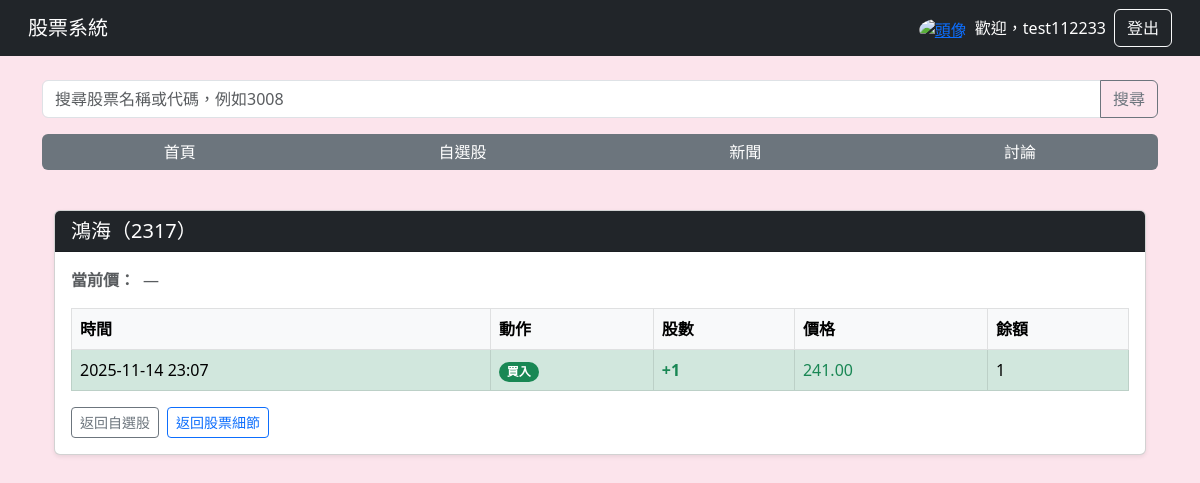
The app's page /watchlist/2317/history/ (signed in), older data.
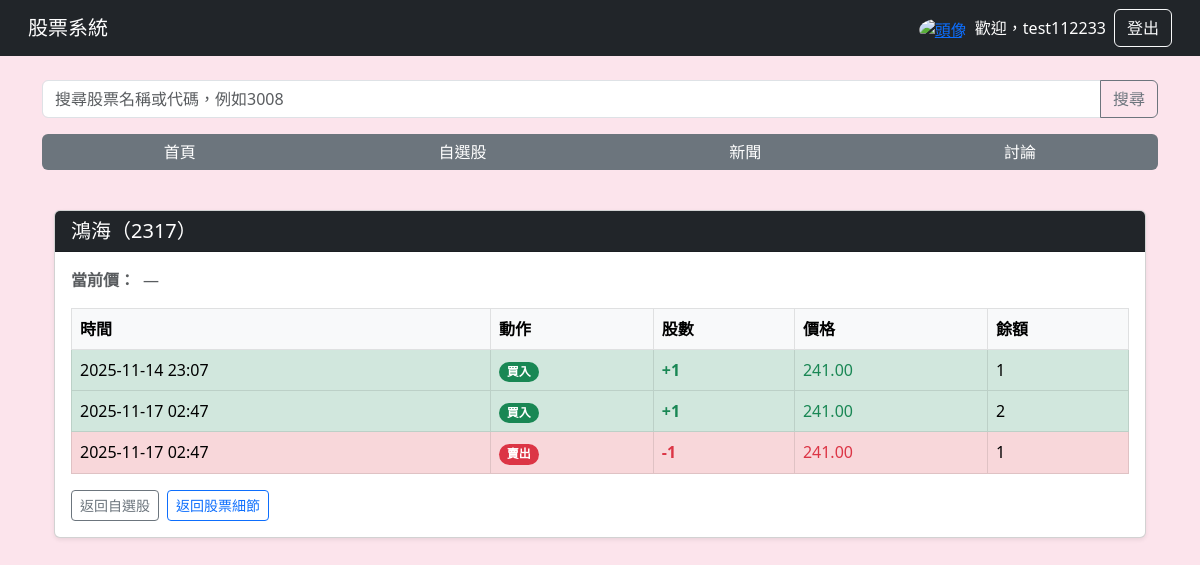
The same page, newer data.
### main/models.py (models this page shows, shortened)
class StockSnapshot(models.Model):
    code = models.CharField(max_length=10, db_index=True)
    name = models.CharField(max_length=50, null=True, blank=True)
    price = models.DecimalField(max_digits=12, decimal_places=2, null=True, blank=True)
    shares = models.BigIntegerField(null=True, blank=True)
    market_cap = models.DecimalField(max_digits=20, decimal_places=2, null=True, blank=True)
    pe = models.DecimalField(max_digits=10, decimal_places=2, null=True, blank=True)
    dividend_yield = models.DecimalField(max_digits=6, decimal_places=2, null=True, blank=True)
    created_at = models.DateTimeField(auto_now_add=True)

class BuyRecord(models.Model):
    user = models.ForeignKey(User, on_delete=models.CASCADE)
    stock_code = models.CharField(max_length=10, null=True, blank=True)
    quantity = models.IntegerField()
    price = models.DecimalField(max_digits=10, decimal_places=2)
    created_at = models.DateTimeField(auto_now_add=True)
    class Meta:
        constraints = [
            models.CheckConstraint(
                check=~Q(quantity=0), name="buyrecord_quantity_nonzero"
            ),
        ]

### main/views.py (the view, shortened to what this page needs)
# urls.py: path("watchlist/<str:stock_code>/history/", views.trade_history, name="trade_history"),
@login_required
def trade_history(request, stock_code):
    user = request.user
    code = str(stock_code)
    records_qs = (BuyRecord.objects
                  .filter(user=user, stock_code=code)
                  .order_by("created_at"))
    running_qty = 0
    records = []
    for r in records_qs:
        action = "BUY" if r.quantity >= 0 else "SELL"
        running_qty += r.quantity
        records.append({
            "created_at": r.created_at,
            "action": action,
            "quantity": abs(r.quantity),
            "price": r.price,
            "balance": running_qty
        })
    try:
        current_price = get_current_price_now(code)
    except Exception:
        current_price = None
    snap = (StockSnapshot.objects
            .filter(code=code)
            .order_by("-created_at")
            .first())
    stock_name = snap.name if snap and snap.name else code
    return render(request, "trade_history.html", {
        "stock_code": code,
        "stock_name": stock_name,
        "records": records,
        "current_price": current_price
    })

### templates/trade_history.html (shortened to what this page needs)
{% extends "base.html" %}
{% block content %}
<div class="container mt-3">
  <div class="card shadow-sm">
    <div class="card-header bg-dark text-white">
      <h5 class="mb-0">{{ stock_name }}（{{ stock_code }}）</h5>
    </div>
    <div class="card-body p-3">
      <div class="d-flex align-items-baseline mb-3">
        <span class="fw-semibold text-muted me-2">當前價：</span>
        {% if current_price %}
          <span class="fs-5 fw-bold text-dark">{{ current_price }}</span><span class="ms-1">元</span>
        {% else %}
          <span class="text-muted">—</span>
        {% endif %}
      </div>
      <table class="table table-bordered mb-0">
        <thead class="table-light">
          <tr><th>時間</th><th>動作</th><th>股數</th><th>價格</th><th>餘額</th></tr>
        </thead>
        <tbody>
        {% for r in records %}
            <tr class="{% if r.action == 'BUY' %}table-success{% else %}table-danger{% endif %}">
            <td>{{ r.created_at|date:"Y-m-d H:i" }}</td>
            <td>
                {% if r.action == 'BUY' %}
                <span class="badge rounded-pill text-bg-success">買入</span>
                {% else %}
                <span class="badge rounded-pill text-bg-danger">賣出</span>
                {% endif %}
            </td>
            <td class="fw-semibold {% if r.action == 'BUY' %}text-success{% else %}text-danger{% endif %}">
                {% if r.action == 'BUY' %}+{% else %}-{% endif %}{{ r.quantity }}
            </td>
            <td class="{% if r.action == 'BUY' %}text-success{% else %}text-danger{% endif %}">
                {{ r.price }}
            </td>
            <td>{{ r.balance }}</td>
            </tr>
        {% empty %}
            <tr><td colspan="5" class="text-center text-muted">尚無紀錄</td></tr>
        {% endfor %}
        </tbody>
      </table>
        <div class="mt-3 d-flex gap-2">
        <a href="{% url 'my_watchlist' %}" class="btn btn-outline-secondary btn-sm">
            返回自選股
        </a>
        <a href="{% url 'stock_detail' stock_code=stock_code %}" class="btn btn-outline-primary btn-sm">
            返回股票細節
        </a>
        </div>
    </div>
  </div>
</div>
{% endblock %}

### templates/base.html (shortened to what this page needs)
<!DOCTYPE html>
<html lang="zh-TW">
<head>
    <link href="https://cdn.jsdelivr.net/npm/bootstrap@5.3.0/dist/css/bootstrap.min.css" rel="stylesheet">
</head>
<body>
<nav class="navbar navbar-expand-lg navbar-dark bg-dark px-3">
    <div class="container-fluid">
        <a class="navbar-brand" href="/">股票系統</a>
        <div class="d-flex align-items-center ms-auto">
            {% if user.is_authenticated %}
                <a href="{% url 'profile' %}" class="me-2">
                    <img src="https://cdn-icons-png.flaticon.com/512/847/847969.png"
                         alt="頭像"
                         class="rounded-circle"
                         width="30" height="30"
                         style="vertical-align: middle; transform: translateY(1px);">
                </a>
                <span class="text-white me-2">歡迎，{{ user.username }}</span>
                <a class="btn btn-outline-light" href="{% url 'logout' %}">登出</a>
            {% else %}
                <a class="btn btn-outline-light me-2" href="{% url 'login' %}">登入</a>
                <a class="btn btn-outline-light" href="{% url 'register' %}">註冊</a>
            {% endif %}
        </div>
    </div>
</nav>
<div class="container mt-4">
    <form class="input-group mb-3" method="GET" action="/search">
        <input type="text" class="form-control" name="query" placeholder="搜尋股票名稱或代碼，例如3008" required>
        <button class="btn btn-outline-secondary" type="submit">搜尋</button>
    </form>
    {% with current=request.resolver_match.url_name %}
    <div class="btn-group w-100 mb-4">
        <a href="{% url 'index' %}"
        class="nav-btn btn {% if current == 'index' %}active-tab{% endif %}">
            首頁
        </a>
        <a href="{% url 'my_watchlist' %}"
        class="nav-btn btn {% if current == 'my_watchlist' %}active-tab{% endif %}">
            自選股
        </a>
        <a href="{% url 'news' %}"
        class="nav-btn btn {% if current == 'news' %}active-tab{% endif %}">
            新聞
        </a>
        <a href="{% url 'forum_list' %}"
        class="nav-btn btn
        {% if current == 'forum_list' or current == 'forum_new' or current == 'forum_post' %}active-tab{% endif %}">
            討論
        </a>
    </div>
    {% endwith %}
    {% block content %}{% endblock %}
</div>
</body>
</html>

### templates/base.html (style rules this page uses)
body { background-color: #fce4ec; }

Row changes from the older to the newer data that the page shows:
added BuyRecord: created_at "2025-11-17 02:47", price "241.00"
added BuyRecord: created_at "2025-11-17 02:47", price "241.00"
Text that changed along with them:
new list line: "買入 + 1 2"
new list line: "賣出 - 1 1"
